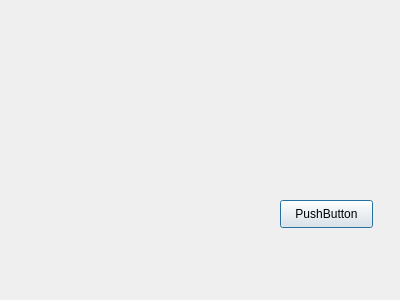
<?xml version="1.0" encoding="UTF-8"?>
<ui version="4.0">
 <class>Dialog</class>
 <widget class="QDialog" name="Dialog">
  <property name="geometry">
   <rect>
    <x>0</x>
    <y>0</y>
    <width>400</width>
    <height>300</height>
   </rect>
  </property>
  <property name="windowTitle">
   <string>Dialog</string>
  </property>
  <widget class="QPushButton" name="pushButton">
   <property name="geometry">
    <rect>
     <x>280</x>
     <y>200</y>
     <width>93</width>
     <height>28</height>
    </rect>
   </property>
   <property name="text">
    <string>PushButton</string>
   </property>
  </widget>
 </widget>
 <resources/>
 <connections/>
</ui>
